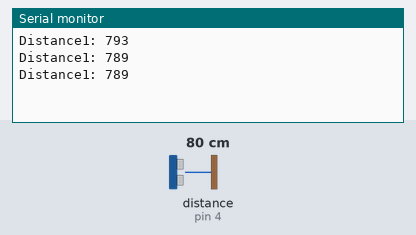
Simulated run of this sketch. Board: Arduino Uno, built with avr-gcc and run on an emulated ATmega328P. Parts: the last lines printed to the serial monitor. Wiring (inferred from the names in the program): ultrasonic range finder: trigger pin 3; echo pin 4. The inputs (shaded band) are chosen by the test bench; at power-on: distance to the obstacle (sensor on pin 4) 80 cm. The echo pulse lasts 58.3 µs per cm.

Above: at 1.3 s.
1.4 s: distance to the obstacle (sensor on pin 4) set to 2 cm
At 1.9 s:
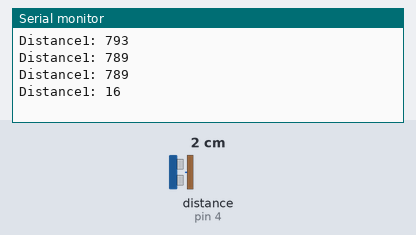
2.9 s: distance to the obstacle (sensor on pin 4) set to 4 cm
At 3.4 s:
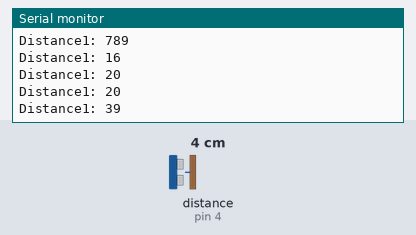
Timing chart, 0 to 5.9 s (numbered marks = the images above; inputs shaded):
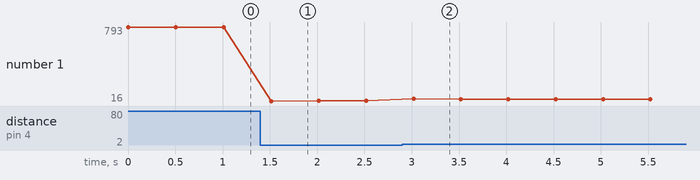

Measured:
- after the input at 1.4 s, the serial monitor: prints a new line after 0.12 s (image 1)
- after the input at 2.9 s, the serial monitor: prints a new line after 0.12 s (image 2)
- plotted number 1: 789 → 20 after the input at 1.4 s, 20 → 36 after the input at 2.9 s

The sketch:

sonar3.ino
```cpp
#define TRIG1 3  // 초음파 센서 1번 Trig 핀 번호
#define ECHO1 4  // 초음파 센서 1번 Echo 핀 번호

#define TRIG2 5  // 초음파 센서 2번 Trig 핀 번호
#define ECHO2 6  // 초음파 센서 2번 Echo 핀 번호

#define TRIG3 7  // 초음파 센서 3번 Trig 핀 번호
#define ECHO3 8  // 초음파 센서 3번 Echo 핀 번호

void setup()
{
  // put your setup code here, to run once:
  pinMode(TRIG1, OUTPUT);
  pinMode(ECHO1,  INPUT);
  Serial.begin(115200); // 통신속도를 115200으로 정의함
}

long sonar1(void)  // 초음파 센서 1번 측정 함수
{
  long duration, distance;
  digitalWrite(TRIG1, HIGH);
  delayMicroseconds(10);
  digitalWrite(TRIG1, LOW);
  duration = pulseIn(ECHO1, HIGH);
  distance = ( (float)(340*duration)/1000)/2;
  return distance;
}

void loop()
{
  // put your main code here, to run repeatedly:

  //Serial.print("Duration: ");
  //Serial.println(duration);
  Serial.print("Distance1: ");
  Serial.println( sonar1() );
  delay(500);
}
```
